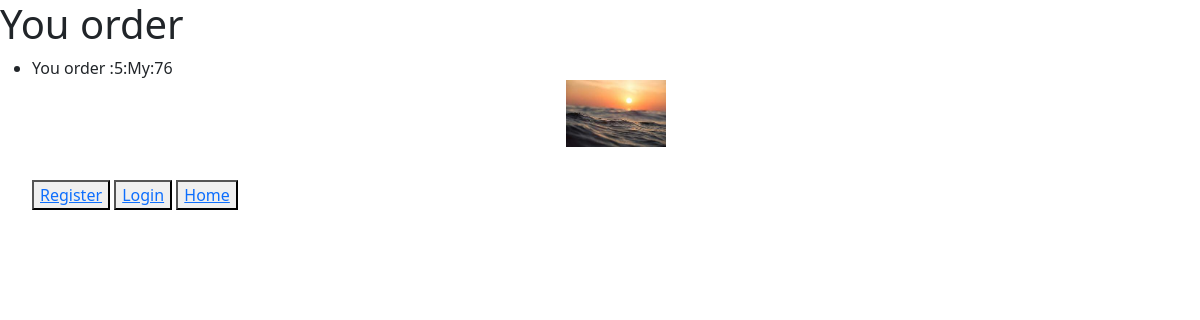
The page /5 on the database its author committed.
### shared/models.py (models this page shows)
class Products(models.Model):
    product=models.CharField(max_length=30)
    photo=models.ImageField(upload_to='file/images')
    price=models.IntegerField()
    descriptions=models.CharField(max_length=150)

### shared/views.py (the view)
# urls.py: path('<int:prod_id>', views.order, name='order'),
def order(request, prod_id):
    order_prod=Products.objects.get(pk=prod_id)
    return render(request, 'shared/order.html',{
        'order':order_prod,
    })

### shared/templates/shared/order.html
{%extends 'shared/layout.html'%}
{%block body%}
<h1>You order</h1>
<ul>
    <li>
        You order :{{order.id}}:{{order.descriptions}}:{{order.price}}
        <div class="im">
            <img src="{{order.photo}}">
        </div>
    </li>
     <div>
        {%if user.is_authenticated%}
        <a href="{% url 'logout' %}">Log Out</a>
        <button><a href="{% url 'beginen' %}">Home</a></button>
        <button><a href="{% url 'buy' order.id%}">Buy</a></button>
        {%else%}
        <button><a href="{% url 'register' %}">Register</a></button>
        <button><a href="{% url 'login' %}">Login</a></button>
        <button><a href="{% url 'beginen' %}">Home</a></button>
        {%endif%}
     </div>
</ul>
{%endblock%}

### shared/static/shared/style.css (style rules this page uses)
.im { width: 100px; height: 100px; margin: auto; }
.im img { width: 100%; }

### rows shown on the page
Products: id "5", descriptions "My", price "76", photo (picture)
